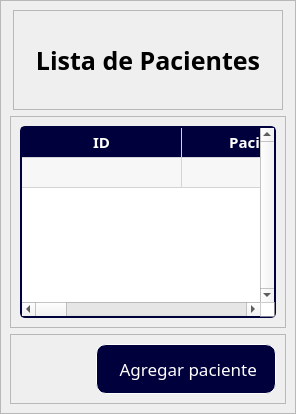
           <widget class="QWidget" name="Pacientes">
            <layout class="QVBoxLayout" name="verticalLayout_18">
             <property name="spacing">
              <number>0</number>
             </property>
             <property name="leftMargin">
              <number>0</number>
             </property>
             <property name="topMargin">
              <number>0</number>
             </property>
             <property name="rightMargin">
              <number>0</number>
             </property>
             <property name="bottomMargin">
              <number>0</number>
             </property>
             <item>
              <widget class="QFrame" name="fr_patient">
               <property name="frameShape">
                <enum>QFrame::StyledPanel</enum>
               </property>
               <property name="frameShadow">
                <enum>QFrame::Raised</enum>
               </property>
               <layout class="QVBoxLayout" name="verticalLayout_17">
                <item alignment="Qt::AlignHCenter|Qt::AlignTop">
                 <widget class="QFrame" name="lbl_title_p">
                  <property name="frameShape">
                   <enum>QFrame::StyledPanel</enum>
                  </property>
                  <property name="frameShadow">
                   <enum>QFrame::Raised</enum>
                  </property>
                  <layout class="QVBoxLayout" name="verticalLayout_19">
                   <item alignment="Qt::AlignHCenter|Qt::AlignVCenter">
                    <widget class="QLabel" name="lbl_tablep">
                     <property name="minimumSize">
                      <size>
                       <width>250</width>
                       <height>80</height>
                      </size>
                     </property>
                     <property name="maximumSize">
                      <size>
                       <width>250</width>
                       <height>80</height>
                      </size>
                     </property>
                     <property name="font">
                      <font>
                       <family>Circular Std Book</family>
                       <pointsize>19</pointsize>
                       <bold>true</bold>
                      </font>
                     </property>
                     <property name="text">
                      <string>Lista de Pacientes</string>
                     </property>
                     <property name="alignment">
                      <set>Qt::AlignCenter</set>
                     </property>
                    </widget>
                   </item>
                  </layout>
                 </widget>
                </item>
                <item>
                 <widget class="QFrame" name="fr_tablep">
                  <property name="sizePolicy">
                   <sizepolicy hsizetype="Preferred" vsizetype="Expanding">
                    <horstretch>0</horstretch>
                    <verstretch>0</verstretch>
                   </sizepolicy>
                  </property>
                  <property name="frameShape">
                   <enum>QFrame::StyledPanel</enum>
                  </property>
                  <property name="frameShadow">
                   <enum>QFrame::Raised</enum>
                  </property>
                  <layout class="QVBoxLayout" name="verticalLayout_21">
                   <item>
                    <widget class="QTableWidget" name="table_patient">
                     <property name="minimumSize">
                      <size>
                       <width>0</width>
                       <height>0</height>
                      </size>
                     </property>
                     <property name="styleSheet">
                      <string notr="true">QTableWidget {
background-color: white;
border: 2px solid;
border-color: rgb(0, 0, 61);
border-radius: 5px;
}</string>
                     </property>
                     <property name="verticalScrollBarPolicy">
                      <enum>Qt::ScrollBarAlwaysOn</enum>
                     </property>
                     <property name="horizontalScrollBarPolicy">
                      <enum>Qt::ScrollBarAlwaysOn</enum>
                     </property>
                     <property name="alternatingRowColors">
                      <bool>true</bool>
                     </property>
                     <property name="selectionMode">
                      <enum>QAbstractItemView::SingleSelection</enum>
                     </property>
                     <property name="selectionBehavior">
                      <enum>QAbstractItemView::SelectRows</enum>
                     </property>
                     <property name="rowCount">
                      <number>2</number>
                     </property>
                     <attribute name="horizontalHeaderVisible">
                      <bool>false</bool>
                     </attribute>
                     <attribute name="horizontalHeaderCascadingSectionResizes">
                      <bool>false</bool>
                     </attribute>
                     <attribute name="horizontalHeaderDefaultSectionSize">
                      <number>160</number>
                     </attribute>
                     <attribute name="horizontalHeaderHighlightSections">
                      <bool>true</bool>
                     </attribute>
                     <attribute name="horizontalHeaderShowSortIndicator" stdset="0">
                      <bool>false</bool>
                     </attribute>
                     <attribute name="horizontalHeaderStretchLastSection">
                      <bool>false</bool>
                     </attribute>
                     <attribute name="verticalHeaderVisible">
                      <bool>false</bool>
                     </attribute>
                     <attribute name="verticalHeaderCascadingSectionResizes">
                      <bool>false</bool>
                     </attribute>
                     <attribute name="verticalHeaderShowSortIndicator" stdset="0">
                      <bool>false</bool>
                     </attribute>
                     <attribute name="verticalHeaderStretchLastSection">
                      <bool>false</bool>
                     </attribute>
                     <row/>
                     <row/>
                     <column>
                      <property name="text">
                       <string>ID</string>
                      </property>
                      <property name="font">
                       <font>
                        <family>Circular Std Book</family>
                        <pointsize>11</pointsize>
                       </font>
                      </property>
                      <property name="foreground">
                       <brush brushstyle="SolidPattern">
                        <color alpha="255">
                         <red>0</red>
                         <green>0</green>
                         <blue>61</blue>
                        </color>
                       </brush>
                      </property>
                     </column>
                     <column>
                      <property name="text">
                       <string>Nombre Completo</string>
                      </property>
                      <property name="font">
                       <font>
                        <family>Circular Std Book</family>
                        <pointsize>11</pointsize>
                       </font>
                      </property>
                      <property name="foreground">
                       <brush brushstyle="SolidPattern">
                        <color alpha="255">
                         <red>0</red>
                         <green>0</green>
                         <blue>61</blue>
                        </color>
                       </brush>
                      </property>
                     </column>
                     <column>
                      <property name="text">
                       <string>Documento</string>
                      </property>
                      <property name="font">
                       <font>
                        <family>Circular Std Book</family>
                        <pointsize>11</pointsize>
                       </font>
                      </property>
                      <property name="foreground">
                       <brush brushstyle="SolidPattern">
                        <color alpha="255">
                         <red>0</red>
                         <green>0</green>
                         <blue>61</blue>
                        </color>
                       </brush>
                      </property>
                     </column>
                     <column>
                      <property name="text">
                       <string>Tipo de Paciente</string>
                      </property>
                      <property name="font">
                       <font>
                        <family>Circular Std Book</family>
                        <pointsize>11</pointsize>
                       </font>
                      </property>
                      <property name="foreground">
                       <brush brushstyle="SolidPattern">
                        <color alpha="255">
                         <red>0</red>
                         <green>0</green>
                         <blue>61</blue>
                        </color>
                       </brush>
                      </property>
                     </column>
                     <column>
                      <property name="text">
                       <string>Sexo</string>
                      </property>
                      <property name="font">
                       <font>
                        <family>Circular Std Book</family>
                        <pointsize>11</pointsize>
                       </font>
                      </property>
                      <property name="foreground">
                       <brush brushstyle="SolidPattern">
                        <color alpha="255">
                         <red>0</red>
                         <green>0</green>
                         <blue>61</blue>
                        </color>
                       </brush>
                      </property>
                     </column>
                     <column>
                      <property name="text">
                       <string>País</string>
                      </property>
                      <property name="font">
                       <font>
                        <family>Circular Std Book</family>
                        <pointsize>11</pointsize>
                       </font>
                      </property>
                      <property name="foreground">
                       <brush brushstyle="SolidPattern">
                        <color alpha="255">
                         <red>0</red>
                         <green>0</green>
                         <blue>61</blue>
                        </color>
                       </brush>
                      </property>
                     </column>
                     <column>
                      <property name="text">
                       <string>Opción</string>
                      </property>
                      <property name="font">
                       <font>
                        <family>Circular Std Book</family>
                        <pointsize>11</pointsize>
                       </font>
                      </property>
                      <property name="foreground">
                       <brush brushstyle="SolidPattern">
                        <color alpha="255">
                         <red>0</red>
                         <green>0</green>
                         <blue>61</blue>
                        </color>
                       </brush>
                      </property>
                     </column>
                     <item row="0" column="0">
                      <property name="text">
                       <string>ID</string>
                      </property>
                      <property name="font">
                       <font>
                        <family>Circular Std Book</family>
                        <pointsize>11</pointsize>
                        <bold>true</bold>
                       </font>
                      </property>
                      <property name="textAlignment">
                       <set>AlignCenter</set>
                      </property>
                      <property name="background">
                       <brush brushstyle="SolidPattern">
                        <color alpha="255">
                         <red>0</red>
                         <green>0</green>
                         <blue>61</blue>
                        </color>
                       </brush>
                      </property>
                      <property name="foreground">
                       <brush brushstyle="SolidPattern">
                        <color alpha="255">
                         <red>255</red>
                         <green>255</green>
                         <blue>255</blue>
                        </color>
                       </brush>
                      </property>
                      <property name="flags">
                       <set>ItemIsDragEnabled|ItemIsDropEnabled|ItemIsUserCheckable|ItemIsEnabled</set>
                      </property>
                     </item>
                     <item row="0" column="1">
                      <property name="text">
                       <string>Paciente</string>
                      </property>
                      <property name="font">
                       <font>
                        <family>Circular Std Book</family>
                        <pointsize>11</pointsize>
                        <bold>true</bold>
                       </font>
                      </property>
                      <property name="textAlignment">
                       <set>AlignCenter</set>
                      </property>
                      <property name="background">
                       <brush brushstyle="SolidPattern">
                        <color alpha="255">
                         <red>0</red>
                         <green>0</green>
                         <blue>61</blue>
                        </color>
                       </brush>
                      </property>
                      <property name="foreground">
                       <brush brushstyle="SolidPattern">
                        <color alpha="255">
                         <red>255</red>
                         <green>255</green>
                         <blue>255</blue>
                        </color>
                       </brush>
                      </property>
                      <property name="flags">
                       <set>ItemIsDragEnabled|ItemIsDropEnabled|ItemIsUserCheckable|ItemIsEnabled</set>
                      </property>
                     </item>
                     <item row="0" column="2">
                      <property name="text">
                       <string>Documento</string>
                      </property>
                      <property name="font">
                       <font>
                        <family>Circular Std Book</family>
                        <pointsize>11</pointsize>
                        <bold>true</bold>
                       </font>
                      </property>
                      <property name="textAlignment">
                       <set>AlignCenter</set>
                      </property>
                      <property name="background">
                       <brush brushstyle="SolidPattern">
                        <color alpha="255">
                         <red>0</red>
                         <green>0</green>
                         <blue>61</blue>
                        </color>
                       </brush>
                      </property>
                      <property name="foreground">
                       <brush brushstyle="SolidPattern">
                        <color alpha="255">
                         <red>255</red>
                         <green>255</green>
                         <blue>255</blue>
                        </color>
                       </brush>
                      </property>
                      <property name="flags">
                       <set>ItemIsDragEnabled|ItemIsDropEnabled|ItemIsUserCheckable|ItemIsEnabled</set>
                      </property>
                     </item>
                     <item row="0" column="3">
                      <property name="text">
                       <string>Tipo de Paciente</string>
                      </property>
                      <property name="font">
                       <font>
                        <family>Circular Std Book</family>
                        <pointsize>11</pointsize>
                        <bold>true</bold>
                       </font>
                      </property>
                      <property name="textAlignment">
                       <set>AlignCenter</set>
                      </property>
                      <property name="background">
                       <brush brushstyle="SolidPattern">
                        <color alpha="255">
                         <red>0</red>
                         <green>0</green>
                         <blue>61</blue>
                        </color>
                       </brush>
                      </property>
                      <property name="foreground">
                       <brush brushstyle="SolidPattern">
                        <color alpha="255">
                         <red>255</red>
                         <green>255</green>
                         <blue>255</blue>
                        </color>
                       </brush>
                      </property>
                      <property name="flags">
                       <set>ItemIsDragEnabled|ItemIsDropEnabled|ItemIsUserCheckable|ItemIsEnabled</set>
                      </property>
                     </item>
                     <item row="0" column="4">
                      <property name="text">
                       <string>Sexo</string>
                      </property>
                      <property name="font">
                       <font>
                        <family>Circular Std Book</family>
                        <pointsize>11</pointsize>
                        <bold>true</bold>
                       </font>
                      </property>
                      <property name="textAlignment">
                       <set>AlignCenter</set>
                      </property>
                      <property name="background">
                       <brush brushstyle="SolidPattern">
                        <color alpha="255">
                         <red>0</red>
                         <green>0</green>
                         <blue>61</blue>
                        </color>
                       </brush>
                      </property>
                      <property name="foreground">
                       <brush brushstyle="SolidPattern">
                        <color alpha="255">
                         <red>255</red>
                         <green>255</green>
                         <blue>255</blue>
                        </color>
                       </brush>
                      </property>
                      <property name="flags">
                       <set>ItemIsDragEnabled|ItemIsDropEnabled|ItemIsUserCheckable|ItemIsEnabled</set>
                      </property>
                     </item>
                     <item row="0" column="5">
                      <property name="text">
                       <string>País</string>
                      </property>
                      <property name="font">
                       <font>
                        <family>Circular Std Book</family>
                        <pointsize>11</pointsize>
                        <bold>true</bold>
                       </font>
                      </property>
                      <property name="textAlignment">
                       <set>AlignCenter</set>
                      </property>
                      <property name="background">
                       <brush brushstyle="SolidPattern">
                        <color alpha="255">
                         <red>0</red>
                         <green>0</green>
                         <blue>61</blue>
                        </color>
                       </brush>
                      </property>
                      <property name="foreground">
                       <brush brushstyle="SolidPattern">
                        <color alpha="255">
                         <red>255</red>
                         <green>255</green>
                         <blue>255</blue>
                        </color>
                       </brush>
                      </property>
                      <property name="flags">
                       <set>ItemIsDragEnabled|ItemIsDropEnabled|ItemIsUserCheckable|ItemIsEnabled</set>
                      </property>
                     </item>
                     <item row="0" column="6">
                      <property name="text">
                       <string>Opcion</string>
                      </property>
                      <property name="font">
                       <font>
                        <family>Circular Std Book</family>
                        <pointsize>11</pointsize>
                        <bold>true</bold>
                       </font>
                      </property>
                      <property name="textAlignment">
                       <set>AlignCenter</set>
                      </property>
                      <property name="background">
                       <brush brushstyle="SolidPattern">
                        <color alpha="255">
                         <red>0</red>
                         <green>0</green>
                         <blue>61</blue>
                        </color>
                       </brush>
                      </property>
                      <property name="foreground">
                       <brush brushstyle="SolidPattern">
                        <color alpha="255">
                         <red>255</red>
                         <green>255</green>
                         <blue>255</blue>
                        </color>
                       </brush>
                      </property>
                      <property name="flags">
                       <set>ItemIsDragEnabled|ItemIsDropEnabled|ItemIsUserCheckable|ItemIsEnabled</set>
                      </property>
                     </item>
                     <item row="1" column="0">
                      <property name="text">
                       <string/>
                      </property>
                      <property name="font">
                       <font>
                        <family>Circular Std</family>
                        <pointsize>11</pointsize>
                       </font>
                      </property>
                      <property name="textAlignment">
                       <set>AlignCenter</set>
                      </property>
                     </item>
                     <item row="1" column="1">
                      <property name="text">
                       <string/>
                      </property>
                      <property name="font">
                       <font>
                        <family>Circular Std</family>
                        <pointsize>11</pointsize>
                       </font>
                      </property>
                      <property name="textAlignment">
                       <set>AlignCenter</set>
                      </property>
                     </item>
                     <item row="1" column="2">
                      <property name="text">
                       <string/>
                      </property>
                      <property name="font">
                       <font>
                        <family>Circular Std</family>
                        <pointsize>11</pointsize>
                       </font>
                      </property>
                      <property name="textAlignment">
                       <set>AlignCenter</set>
                      </property>
                     </item>
                     <item row="1" column="3">
                      <property name="text">
                       <string/>
                      </property>
                      <property name="font">
                       <font>
                        <family>Circular Std</family>
                        <pointsize>11</pointsize>
                       </font>
                      </property>
                      <property name="textAlignment">
                       <set>AlignCenter</set>
                      </property>
                     </item>
                     <item row="1" column="4">
                      <property name="text">
                       <string/>
                      </property>
                      <property name="font">
                       <font>
                        <family>Circular Std</family>
                        <pointsize>11</pointsize>
                       </font>
                      </property>
                      <property name="textAlignment">
                       <set>AlignCenter</set>
                      </property>
                     </item>
                     <item row="1" column="5">
                      <property name="text">
                       <string/>
                      </property>
                      <property name="font">
                       <font>
                        <family>Circular Std</family>
                        <pointsize>11</pointsize>
                       </font>
                      </property>
                      <property name="textAlignment">
                       <set>AlignCenter</set>
                      </property>
                     </item>
                     <item row="1" column="6">
                      <property name="text">
                       <string/>
                      </property>
                      <property name="font">
                       <font>
                        <family>Circular Std</family>
                        <pointsize>11</pointsize>
                       </font>
                      </property>
                      <property name="textAlignment">
                       <set>AlignCenter</set>
                      </property>
                      <property name="icon">
                       <iconset theme="accessories-text-editor">
                        <normaloff>../.designer/PycharmProjects/Tesis</normaloff>../.designer/PycharmProjects/Tesis</iconset>
                      </property>
                     </item>
                    </widget>
                   </item>
                  </layout>
                 </widget>
                </item>
                <item>
                 <widget class="QFrame" name="fr_add">
                  <property name="frameShape">
                   <enum>QFrame::StyledPanel</enum>
                  </property>
                  <property name="frameShadow">
                   <enum>QFrame::Raised</enum>
                  </property>
                  <layout class="QVBoxLayout" name="verticalLayout_20">
                   <item alignment="Qt::AlignRight">
                    <widget class="QPushButton" name="btn_add">
                     <property name="minimumSize">
                      <size>
                       <width>180</width>
                       <height>50</height>
                      </size>
                     </property>
                     <property name="maximumSize">
                      <size>
                       <width>180</width>
                       <height>50</height>
                      </size>
                     </property>
                     <property name="font">
                      <font>
                       <family>Circular Std Book</family>
                       <pointsize>13</pointsize>
                       <bold>false</bold>
                      </font>
                     </property>
                     <property name="styleSheet">
                      <string notr="true">QPushButton {
background-color: rgb(0, 0, 61);
color: rgb(255, 255, 255);
border: 1px solid white;
border-radius: 10px;
}

QPushButton:hover {
background-color: rgb(0, 0, 31);
color: white;
}</string>
                     </property>
                     <property name="text">
                      <string> Agregar paciente</string>
                     </property>
                     <property name="icon">
                      <iconset resource="icons/icons.qrc">
                       <normaloff>:/icons/add_patient.png</normaloff>:/icons/add_patient.png</iconset>
                     </property>
                     <property name="iconSize">
                      <size>
                       <width>22</width>
                       <height>22</height>
                      </size>
                     </property>
                    </widget>
                   </item>
                  </layout>
                 </widget>
                </item>
               </layout>
              </widget>
             </item>
            </layout>
           </widget>
